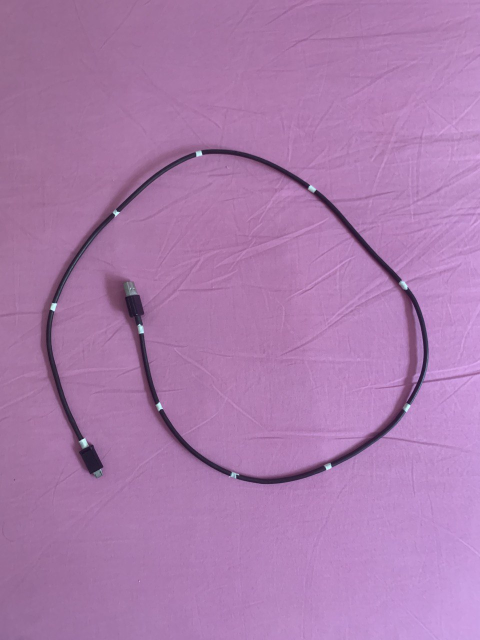
#> input picture script_&_dataset/images/img.jpeg, 960 x 1280 px, found by its file name (shown at 1/2 size)
$ python dlo_tracking.py
#> lines starting #> are read from the running program, lines starting #| are printed output that depends on the picture; after the words box and inside, x2 and y2 are one past the last pixel; in counts of white or black regions, pixels touching at a corner belong together
#> further down, img is the input picture: shape (1280, 960, 3); mean B, G, R 173.3, 123.4, 171.3

# Import necessary libraries
import cv2
import numpy as np


def orb_detector(img):
    # Initialize the ORB detector
    orb = cv2.ORB_create()

    # Detect keypoints
    keypoints = orb.detect(img, None)
#> keypoints = 500 keypoints; strongest (x, y, size): (473, 951, 31), (229, 430, 31), (167, 887, 92.6), (319, 811, 77.1)

    # Draw keypoints on the image
    return cv2.drawKeypoints(img, keypoints, None, color=(0,255,0), flags=0)

def rescaleImg(frame, scale = 0.75):
    width = int(frame.shape[1] * scale)
    height = int(frame.shape[0] * scale)
    dimensions = (width,height)
    return cv2.resize(frame, dimensions, interpolation=cv2.INTER_AREA)

def goodFeaturesToTrack(img):
    gray = cv2.cvtColor(img,cv2.COLOR_BGR2GRAY)
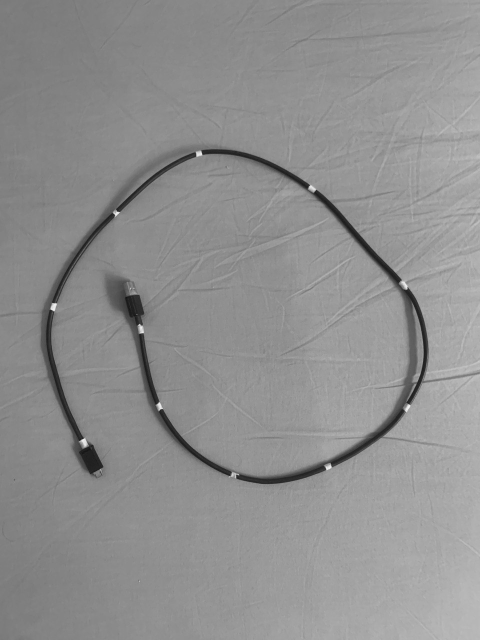
#> gray: shape (1280, 960) (shown at 1/2 size); min 14, max 249, mean 143.4
    corners = cv2.goodFeaturesToTrack(gray, 25, 0.01, 10)
#> corners = 25 rows, first 8: [279, 648], [473, 950], [460, 951], [813, 577], [319, 805], [238, 425], [100, 618], [618, 370]
    corners = np.int0(corners)
    for i in corners:
        x,y = i.ravel()
        cv2.circle(img,(x,y),5,255,-1)
#> this loop made 25 passes
#> (x, y) on passes 1 to 12: (279, 648), (473, 950), (460, 951), (813, 577), (319, 805), (238, 425), (100, 618), (618, 370), (201, 939), (317, 821), (633, 380), (403, 310)
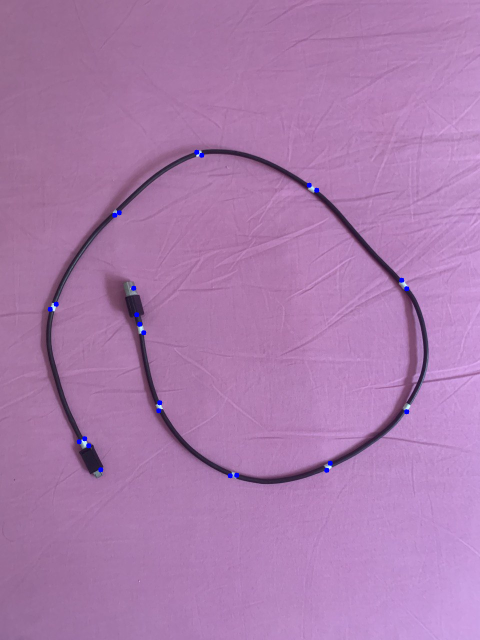
#> img: shape (1280, 960, 3) (shown at 1/2 size); 0.16% of pixels changed, all inside (x1, y1, x2, y2) = (95, 299, 819, 957)
    return img

#Read Image
img = cv2.imread('script_&_dataset\images\img.jpeg')

#Keypoint Alogorithms
img_with_keypoints_orb = orb_detector(img)
img_with_keypoints_goodFeaturesToTrack = goodFeaturesToTrack(img)

#Rescale
img_with_keypoints_orb_resize = rescaleImg(img_with_keypoints_orb, scale = 0.5)
#> in rescaleImg, `return cv2.resize(frame, dimensions, interpolation=cv2.INTER_AREA)`:
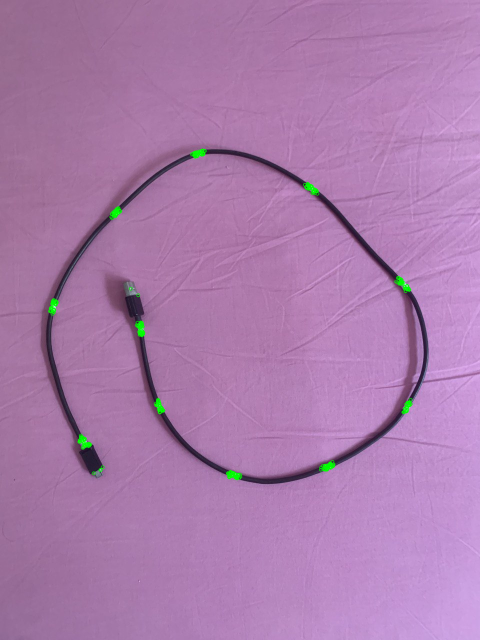
#> returned value: shape (640, 480, 3); mean of channels 0, 1, 2 172.9, 124, 171; drawn as B, G, R
img_with_keypoints_goodFeaturesToTrack_resize = rescaleImg(img_with_keypoints_goodFeaturesToTrack, scale = 0.5)

# Display the image with keypoints
cv2.imshow('Keypoints', img_with_keypoints_orb_resize)
cv2.imshow('Keypoints_goodFeaturesToTrack', img_with_keypoints_goodFeaturesToTrack_resize)
if cv2.waitKey(0) & 0xff == 27:
#> (key Esc is pressed here)
    cv2.destroyAllWindows()
